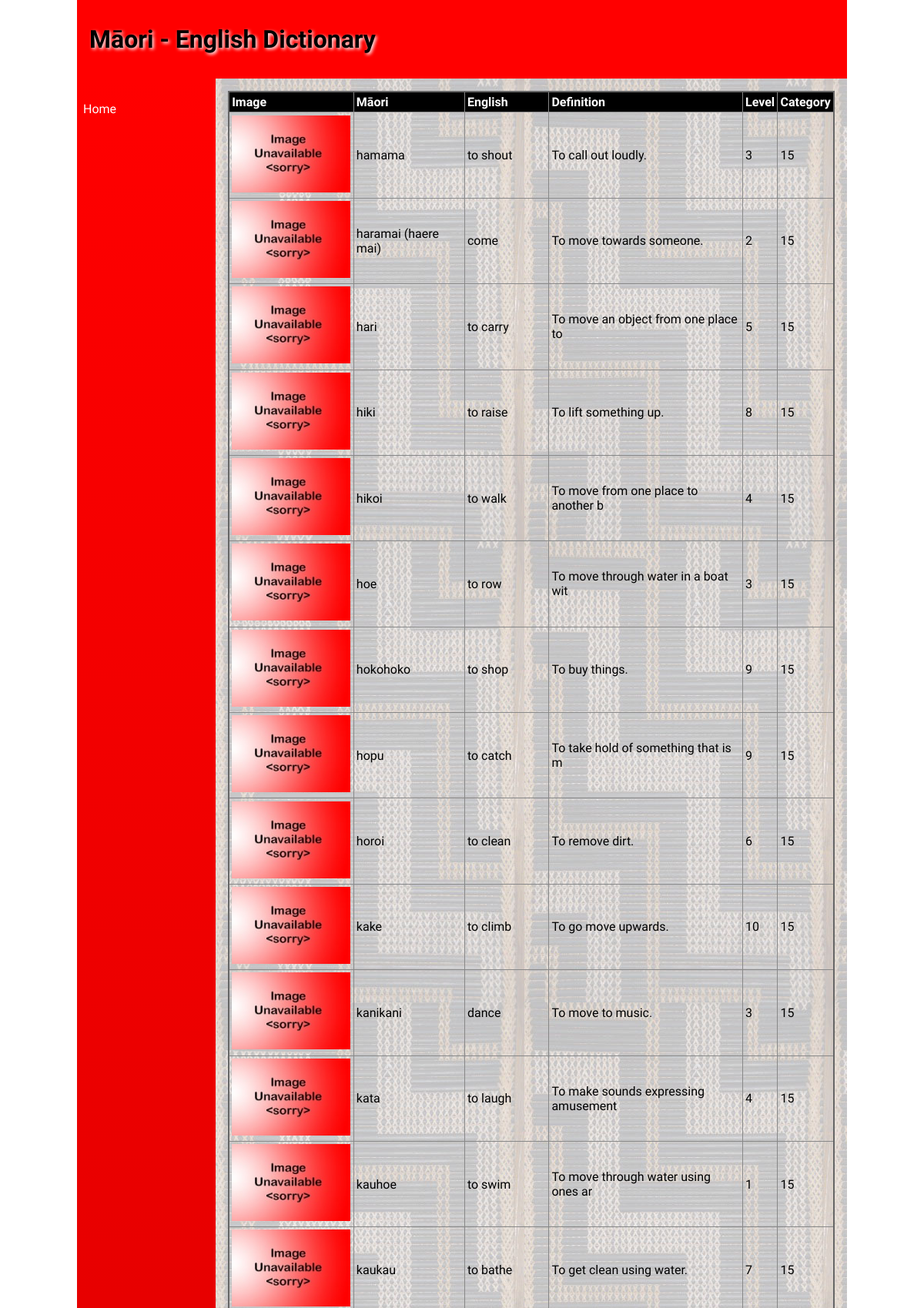
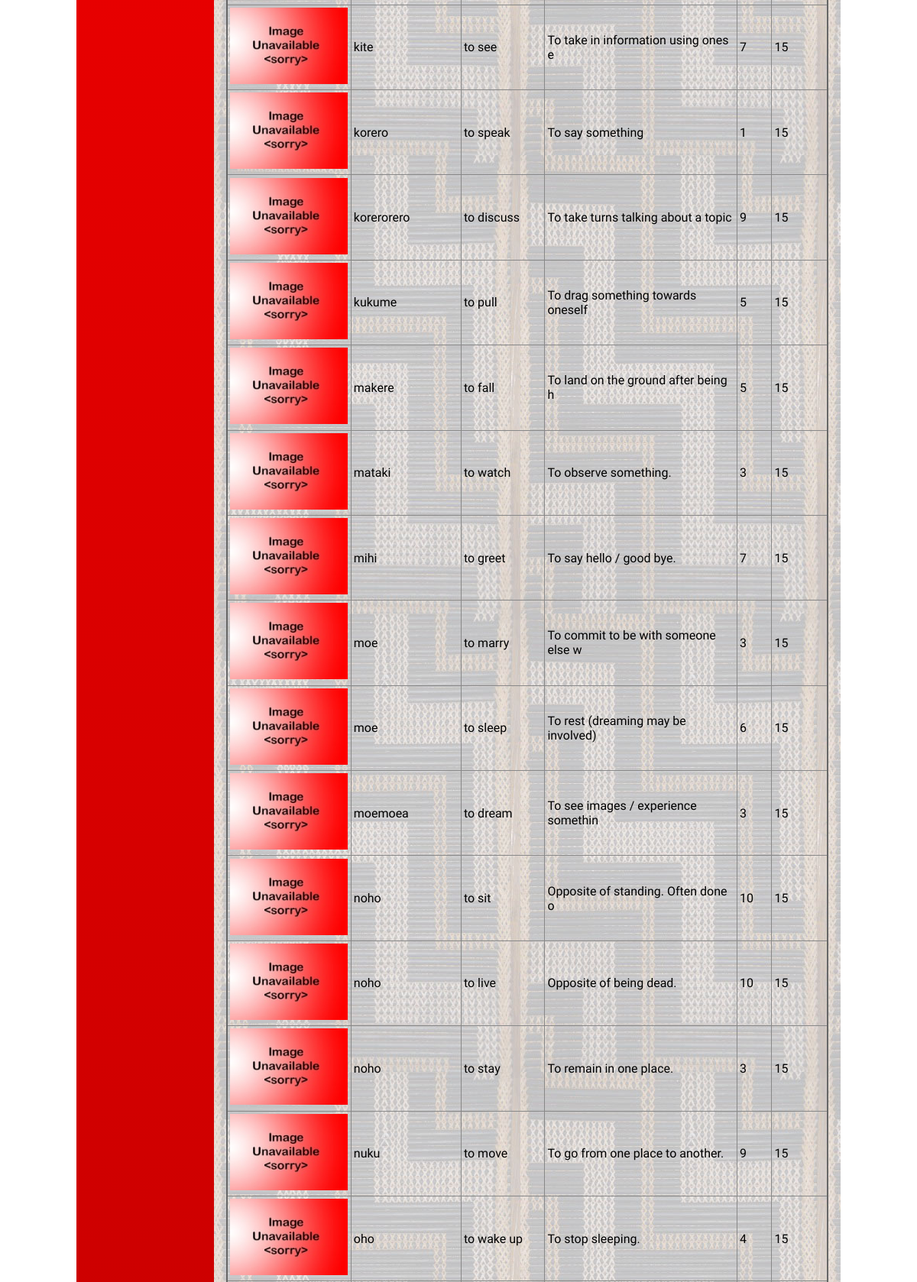
The page / (upper part) on the database its author committed (2 pictures, top to bottom).
### tables this page shows
CREATE TABLE "word"
(
    id         integer
        constraint word_pk
            primary key autoincrement,
    maori      varchar(35),
    english    varchar(35),
    definition varchar(35),
    level      integer,
    category   integer
        constraint word_category_id_fk
            references category,
    filename   varchar(40)
);

### routes/pages.py (the view)
def home_page():
    query = "SELECT id, maori, english, definition, level, category, filename FROM word"
    conn = db.create_connection(globals.DATABASE_FILE)
    cur = conn.cursor()
    cur.execute(query)
    words = cur.fetchall()
    conn.close()
    return render_template('home.html', words=words)

### lib/db.py (called while the page is built)
def create_connection(db_file):
    try:
        connection = sqlite3.connect(db_file)
        return connection
    except sqlite3.Error as e:
        print(e)
    return None

### templates/home.html (shortened to what this page needs)
{% extends 'base.html' %}
{% block heading %}Māori - English Dictionary{% endblock %}
{% block main %}
    <table>
        <tr>
            <th>Image</th>
            <th>Māori</th>
            <th>English</th>
            <th>Definition</th>
            <th>Level</th>
            <th>Category</th>
        </tr>
        {% for word in words %}
            <tr>
                <td><img src="/static/images/{{ word[6] or "noimage.jpg" }}" alt="{{ word[2] }}" width="100" height="100"></td>
                <td>{{ word[1] }}</td>
                <td>{{ word[2] }}</td>
                <td>{{ word[3] }}</td>
                <td>{{ word[4] }}</td>
                <td>{{ word[5] }}</td>
            </tr>
        {% endfor %}
    </table>
{% endblock %}

### templates/base.html (shortened to what this page needs)
<!doctype html>
<html lang="en">
<head>
	<link href="{{ url_for('static', filename='css/style.css') }}" rel="stylesheet">
</head>
<body>
	<div id="container">
		<header>
			<h1>{% block heading %}{% endblock %}</h1>
		</header>
		<nav>
			<ul>
                <li><a href="\">Home</a></li>
			</ul>
		</nav>
		<main>
            {% block main%}{% endblock %}
        </main>
	</div>
</body>
</html>

### static/css/style.css (style rules this page uses)
* { font-family: Comfortaa, sans-serif; margin: 0; padding: 0; box-sizing: border-box; }
#container { display: grid; grid-template-columns: 75px auto; grid-template-areas: 'nav header' 'main main' 'footer footer'; }
header { grid-area: header; background-color: #f00; padding: 1rem; }
nav { grid-area: nav; }
main { grid-area: main; padding: 1rem; background-color: #edd; }
h1, h2, h3, h4 { padding: 1rem 0; font-family: 'Suez One', serif; color: #000; text-shadow: 2px 2px 4px #fff; }
a { color: #222; }
img { width: 100%; }
table { width: 100%; border: 2px solid #666; border-collapse: collapse; }
th, td { border: 1px solid #888; padding: 0.2rem; text-align: left; }
th { background-color: #000; color: #fff; }
@media only screen and (min-width: 768px) { #container { grid-template-columns: 180px auto; grid-template-areas: 'header header' 'nav main' 'footer footer'; } }
@media only screen and (min-width: 768px) { nav { background: linear-gradient(180deg, rgba(255,0,0,1) 0%, rgba(0, 0, 0, 1) 50%, rgba(255,0,0,1) 100%); padding: 0.5rem; } }
@media only screen and (min-width: 768px) { nav ul { list-style: none; } }
@media only screen and (min-width: 768px) { nav li { padding: 0.2rem 0; } }
@media only screen and (min-width: 768px) { nav a { color: #fff; text-decoration: none; } }
@media only screen and (min-width: 768px) { main { background-image: url('/poutama.jpg'); } }
@media only screen and (min-width: 1000px) { #container { width: 1000px; margin: auto; } }

### rows shown on the page
word: maori "hamama", english "to shout", definition "To call out loudly.", level "3", category "15"
word: maori "haramai (haere mai)", english "come", definition "To move towards someone.", level "2", category "15"
word: maori "hari", english "to carry", definition "To move an object from one place to", level "5", category "15"
word: maori "hiki", english "to raise", definition "To lift something up.", level "8", category "15"
word: maori "hikoi", english "to walk", definition "To move from one place to another b", level "4", category "15"
word: maori "hoe", english "to row", definition "To move through water in a boat wit", level "3", category "15"
word: maori "hokohoko", english "to shop", definition "To buy things.", level "9", category "15"
word: maori "hopu", english "to catch", definition "To take hold of something that is m", level "9", category "15"
word: maori "horoi", english "to clean", definition "To remove dirt.", level "6", category "15"
word: maori "kake", english "to climb", definition "To go move upwards.", level "10", category "15"
word: maori "kanikani", english "dance", definition "To move to music.", level "3", category "15"
word: maori "kata", english "to laugh", definition "To make sounds expressing amusement", level "4", category "15"
word: maori "kauhoe", english "to swim", definition "To move through water using ones ar", level "1", category "15"
word: maori "kaukau", english "to bathe", definition "To get clean using water.", level "7", category "15"
word: maori "kite", english "to see", definition "To take in information using ones e", level "7", category "15"
word: maori "korero", english "to speak", definition "To say something", level "1", category "15"
word: maori "korerorero", english "to discuss", definition "To take turns talking about a topic", level "9", category "15"
word: maori "kukume", english "to pull", definition "To drag something towards oneself", level "5", category "15"
word: maori "makere", english "to fall", definition "To land on the ground after being h", level "5", category "15"
word: maori "mataki", english "to watch", definition "To observe something.", level "3", category "15"
word: maori "mihi", english "to greet", definition "To say hello / good bye.", level "7", category "15"
word: maori "moe", english "to marry", definition "To commit to be with someone else w", level "3", category "15"
word: maori "moe", english "to sleep", definition "To rest (dreaming may be involved)", level "6", category "15"
word: maori "moemoea", english "to dream", definition "To see images / experience somethin", level "3", category "15"
word: maori "noho", english "to sit", definition "Opposite of standing. Often done o", level "10", category "15"
word: maori "noho", english "to live", definition "Opposite of being dead.", level "10", category "15"
word: maori "noho", english "to stay", definition "To remain in one place.", level "3", category "15"
word: maori "nuku", english "to move", definition "To go from one place to another.", level "9", category "15"
word: maori "oho", english "to wake up", definition "To stop sleeping.", level "4", category "15"
